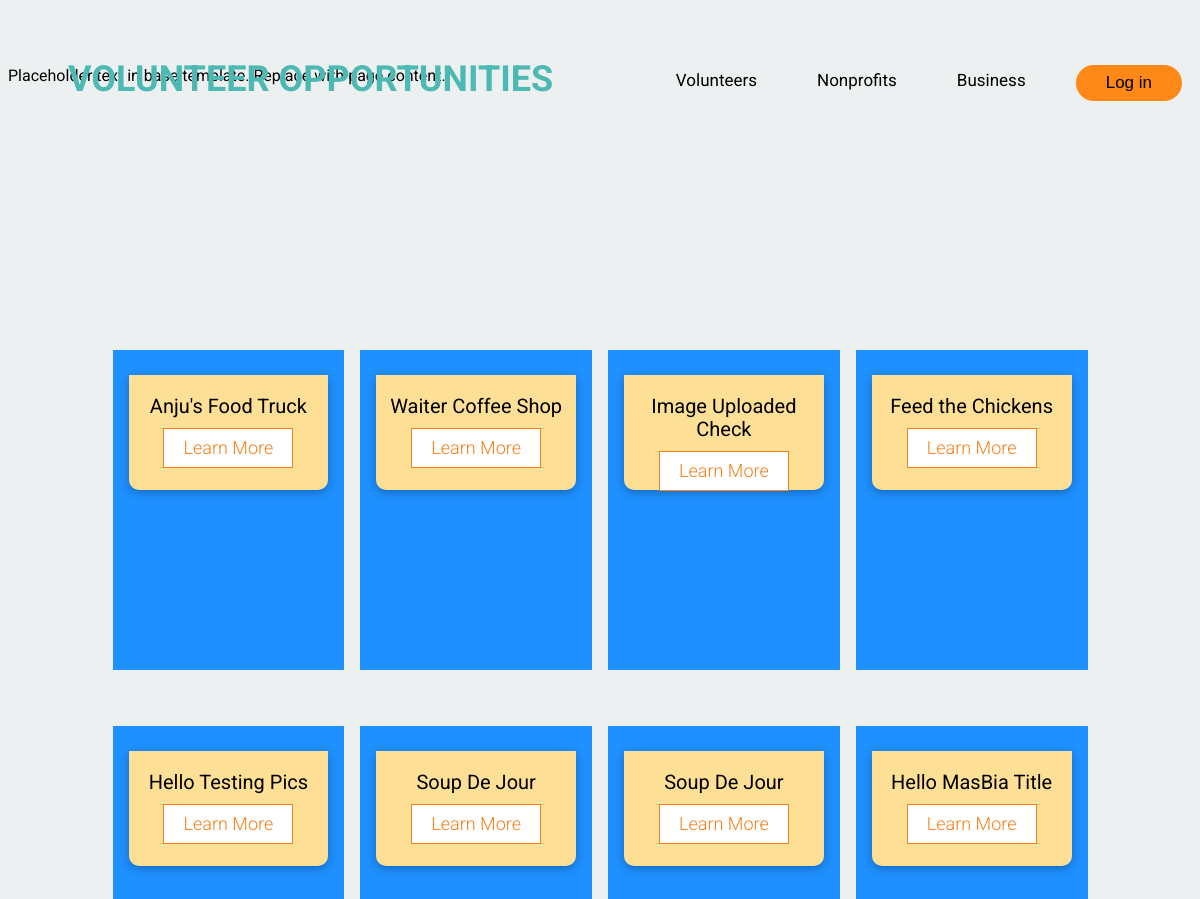
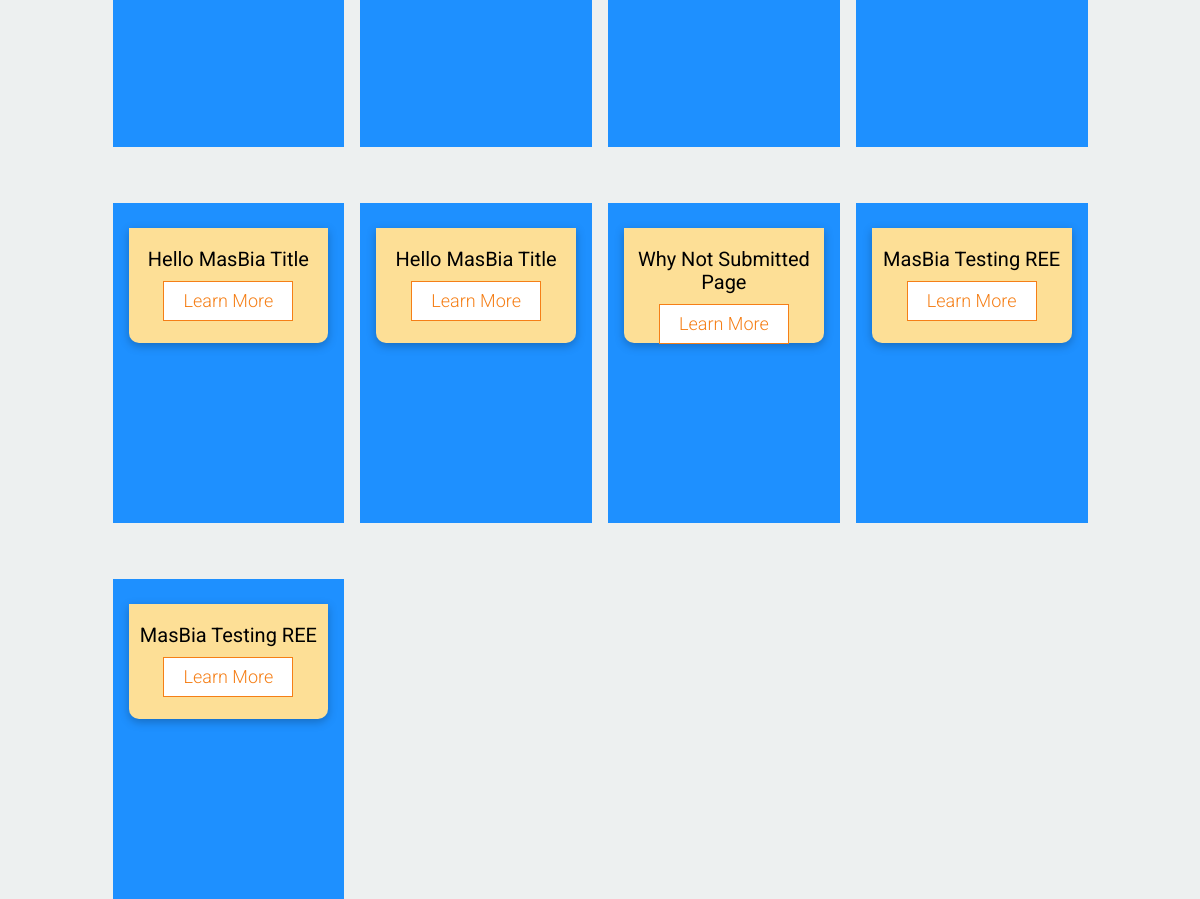
The page /volListing/ on the database its author committed (2 pictures, top to bottom).
### SimpactApp/models.py (models this page shows, shortened)
class VolOpp(models.Model):
    orgname = models.CharField('Organization Name', max_length=120, blank=True)
    vol_title = models.CharField('Title', max_length=200, blank=False)
    vol_description = models.TextField('Description', blank=False)
    vol_location = models.CharField('Location', max_length=200, blank=False)
    vol_date = models.DateTimeField('Date', blank=False)
    org_phone = models.CharField('Contact Phone', max_length=20, blank=True)
    age_requirements = models.IntegerField('Age Requirements', blank=False)
    points = models.IntegerField('Points Worth', blank=False)
    vol_photo = DefaultStaticImageField('Upload Image',upload_to='voloppimgs/', blank=True, default_image_path='/voloppimgs/default.png')
    FILTERS = (
            ('animal', 'Animals'),
            ('artmusic','Arts & Music'),
            ('edu', 'Education'),
            ('env', 'Environment'),
            ('health', 'Health & Medicine'),
            ('justice', 'Jusitce & Legal'),
            ('others', 'Others')
            )
    vol_filters = MultiSelectField(choices = FILTERS, default="")

### SimpactApp/views.py (the view)
# urls.py: path('volListing/', views.all_volopps, name='vol-listing'),
def all_volopps(request):
    volopp_list = VolOpp.objects.all()
    return render(request,
        'SimpactApp/volopplisting.html',
        {'volopp_list': volopp_list}
    )

### SimpactApp/templates/SimpactApp/volopplisting.html (shortened to what this page needs)
{% extends 'volopplistingbase.html' %}
{% block voloppcontent %}
	<div class="gridcontainer" style="width: 100%">
		{% for volopp in volopp_list %}
			<div class="card">
				<div class="bottomcard">
					{{ volopp.vol_title }}
					<br>
					<a href="#new" style="text-decoration: none;">
						<div class="learnmorebutton"> Learn More </div>
					</a>
				</div>
			</div>
		{% endfor %}
	</div>
{% endblock voloppcontent %}

### SimpactApp/templates/volopplistingbase.html (shortened to what this page needs)
{% load static %}
<!DOCTYPE html>
<html>
<head>
	<link href="{% static 'volopplistingbase.css' %}" rel="stylesheet" type="text/css">
</head>
<body>
	<div class="titletxt"> VOLUNTEER OPPORTUNITIES </div>
	<div class="vtopnav">
		<button class="loginbut" id="loginBtn"> Log in</button>
		<a href="{% url 'business-login' %}"> Business </a>
		<a href="{% url 'npo-login' %}"> Nonprofits</a>
   		<a href="{% url 'vol-login' %}"> Volunteers</a>
	</div>
		{% block volcontenttop %}
			<p>Placeholder text in base template. Replace with page content.</p>
		{% endblock volcontenttop %}
			{% block voloppcontent %}{% endblock voloppcontent %}
</body>
</html>

### SimpactApp/static/volopplistingbase.css (style rules this page uses)
body { font-family: Roboto; font-style: normal; font-weight: normal; color: #000000; background: #EDF0F0; }
.vtopnav { list-style:none; text-align:center; }
.vtopnav a { float: right; color: #f2f2f2; text-align: center; padding: 20px 20px; padding-left: 30px; padding-right: 30px; text-decoration: none; font-size: 17px; transition: 0.5s; text-decoration: none; color: #000000; display:inline; text-align:center; }
.loginbut { cursor: pointer; float: right; color: #f2f2f2; text-align: center; margin-top: 15px; margin-left: 20px; margin-right: 10px; padding-left: 30px; padding-right: 30px; padding-top: 8px; padding-bottom: 8px; text-decoration: none; font-size: 17px; transition: 0.5s; text-decoration: none; color: #000000; display:inline; text-align:center; background: #FF8816; border-radius: 30px; border: none; }
.titletxt { position: relative; width: 515px; left: 60px; top: 50px; font-weight: bold; font-size: 36px; line-height: 42px; color: #4CB9B2; }
* { box-sizing: border-box; }
.gridcontainer { position: relative; max-width: 1200px; margin: 0 auto !important; display: grid; grid-gap: 1rem; top: 200px; }
.card { background-color: dodgerblue; color: white; padding: 1rem; height: 20rem; float: center; text-align: center; vertical-align: middle; }
.bottomcard { position: relative; background-color: #FDDF96; width: 100%; height: 40%; top: -10px; padding-top: 20px; font-size: 20px; line-height: 23px; border-radius: 0px 0px 10px 10px; color: #000000; box-shadow: 0px 3px 10px rgba(0, 0, 0, 0.25); }
.learnmorebutton { position: relative; width: 130px; height: 40px; background: #FFFFFF; border: 1px solid #F57F17; box-sizing: border-box; text-align: center; font-weight: 300; font-size: 18px; line-height: 21px; text-align: center; color: #F57F17; padding-top: 8px; margin: 0 auto; top: 10px; cursor: pointer; }
@media (min-width: 0px) { .gridcontainer { grid-template-columns: repeat(1, 1fr); max-width: 70vw; } }
@media (min-width: 0px) { .card { margin-top: 100px; height: 20rem; } }
@media (min-width: 700px) { .gridcontainer { grid-template-columns: repeat(2, 1fr); max-width: 81.25vw; } }
@media (min-width: 700px) { .card { margin-top: 40px; height: 21rem; } }
@media (min-width: 1000px) { .gridcontainer { grid-template-columns: repeat(3, 1fr); max-width: 81.25vw; } }
@media (min-width: 1000px) { .card { height: 22rem; } }
@media (min-width: 1200px) { .gridcontainer { grid-template-columns: repeat(4, 1fr); max-width: 81.25vw; } }
@media (min-width: 1200px) { .card { height: 20rem; } }

### rows shown on the page
VolOpp: vol_title "Anju's Food Truck"
VolOpp: vol_title "Waiter Coffee Shop"
VolOpp: vol_title "Image Uploaded Check"
VolOpp: vol_title "Feed the Chickens"
VolOpp: vol_title "Hello Testing Pics"
VolOpp: vol_title "Soup De Jour"
VolOpp: vol_title "Soup De Jour"
VolOpp: vol_title "Hello MasBia Title"
VolOpp: vol_title "Hello MasBia Title"
VolOpp: vol_title "Hello MasBia Title"
VolOpp: vol_title "Why Not Submitted Page"
VolOpp: vol_title "MasBia Testing REE"
VolOpp: vol_title "MasBia Testing REE"
